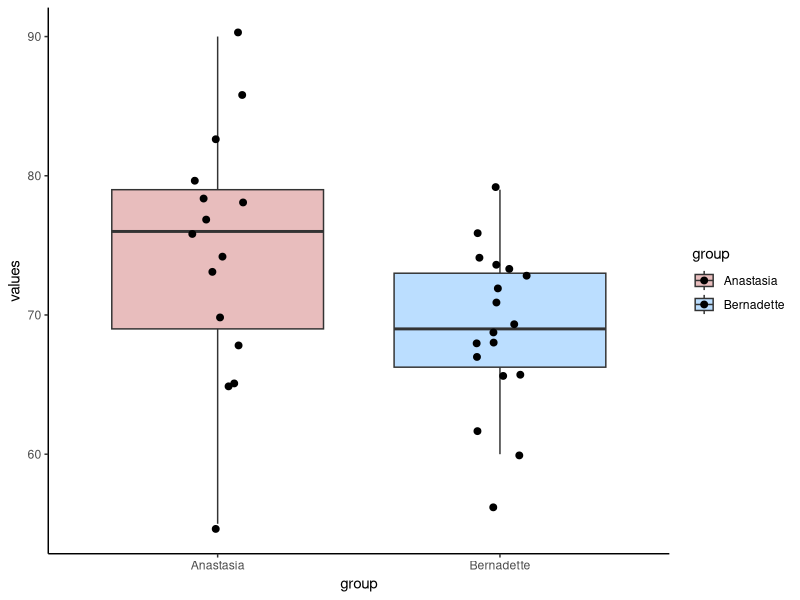
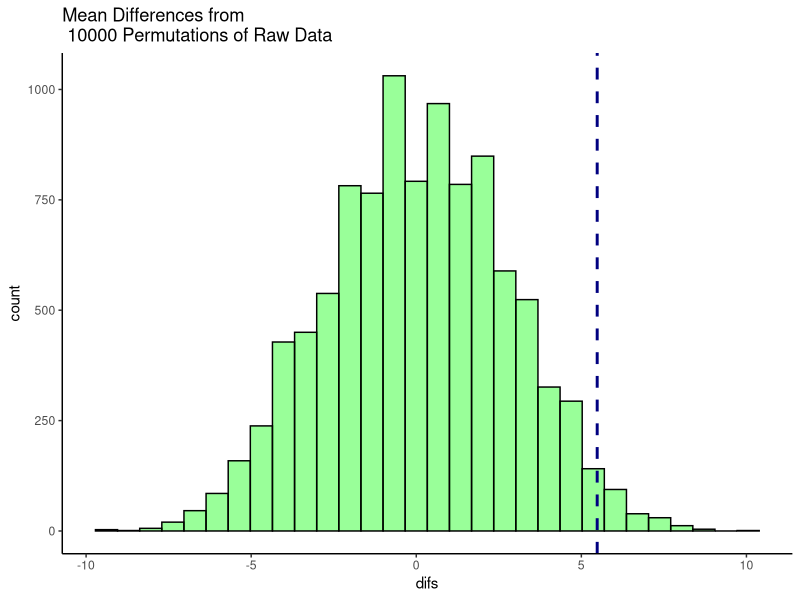

Write R code to recreate these figures, in order.
#### t-test Permutation


### The principle of permutation tests can be applied to t-tests also


library(tidyverse)

anastasia <- c(65, 74, 73, 83, 76, 65, 86, 70, 80, 55, 78, 78, 90, 77, 68)
bernadette <- c(72, 66, 71, 66, 76, 69, 79, 73, 62, 69, 68, 60, 73, 68, 67, 74, 56, 74)


mean(anastasia)            # 74.5
sd(anastasia)              # 9.0
nA<-length(anastasia)      # 15
nA

mean(bernadette)           # 69.1
sd(bernadette)             # 5.8
nB <- length(bernadette)   # 18
nB


# plot the data:
dd <- data.frame(values = c(anastasia, bernadette),
                 group = c(rep("Anastasia",15), rep("Bernadette", 18))
)

dd

ggplot(dd, aes(x = group, y = values, fill = group)) +
  geom_boxplot(alpha=.3, outlier.shape = NA) +
  geom_jitter(width=.1, size=2) +
  theme_classic() +
  scale_fill_manual(values = c("firebrick", "dodgerblue"))


## assume mean of sampling distribution is

meandif <- mean(anastasia)  - mean(bernadette)   # 5.48
meandif



### If we ran a traditional Student t-test, we'd get the following:

t.test(anastasia, bernadette, var.equal = T)  # t = 2.114, p=0.04253



### With a permutation test, we could imagine...
# how likely were the scores to fall in the way they did by chance?

length(anastasia)
length(bernadette)

c(anastasia, bernadette)  # we have 33 scores in total, with 15 in one group and 18 in another.


# what if we shuffled these scores into different groups of 15 and 18. What would the difference in means be?

allscores <- c(anastasia, bernadette)

allscores

split(allscores, rep(1:2, c(15,18))) # this line splits the scores into groups of 15 and 18....but....

#.... notice, that it's still ordered in the same way.


# So we shuffle:

sample(allscores)  # do this a few times...

split(sample(allscores), rep(1:2, c(15,18))) # do this a few times....


# We're now getting different samples of 15 and 18, using our original data...



## Let's grab one of these shuffles:

set.seed(1)  # this just means if you do this you get the same results as me

x <- split(sample(allscores), rep(1:2, c(15,18)))

x

x[[1]] # this is our shuffled sample of size 15
x[[2]] # this is our shuffled sample of size 18

# what's the difference in their means?

mean(x[[1]]) - mean(x[[2]])  #1.567  - smaller than our obseved value of 5.48



### Let's do it again!

x <- split(sample(allscores), rep(1:2, c(15,18)))
mean(x[[1]]) - mean(x[[2]])  #-4.056  - much smaller than our obseved value of 5.48 !


## Keep doing it...

x <- split(sample(allscores), rep(1:2, c(15,18)))
mean(x[[1]]) - mean(x[[2]])  



# In fact, we can do it, say, 10000 times...

results<-vector('list',10000)
for(i in 1:10000){
  x <- split(sample(allscores), rep(1:2, c(15,18)))
  results[[i]]<-mean(x[[1]]) - mean(x[[2]])  
}

unlist(results) # these are all our mean differences from 10,000 shuffles of the data.



## We can graph this:

df <- data.frame(difs = unlist(results))

ggplot(df, aes(x=difs)) +
  geom_histogram(color="black", fill="green", alpha=.4) +
  geom_vline(color="navy",lwd=1,lty=2,xintercept = 5.48) +
  theme_classic()+
  ggtitle("Mean Differences from \n 10000 Permutations of Raw Data")


# so how many times did we get a difference in means that was higher than 5.48?

sum(unlist(results) > 5.48)  # 202 times out of 10000

sum(unlist(results) > 5.48) /10000  # which is 0.0202 proportion of the time

# this is sort of equivalent to a 1-tailed p-value ....

# we could say p=0.020





